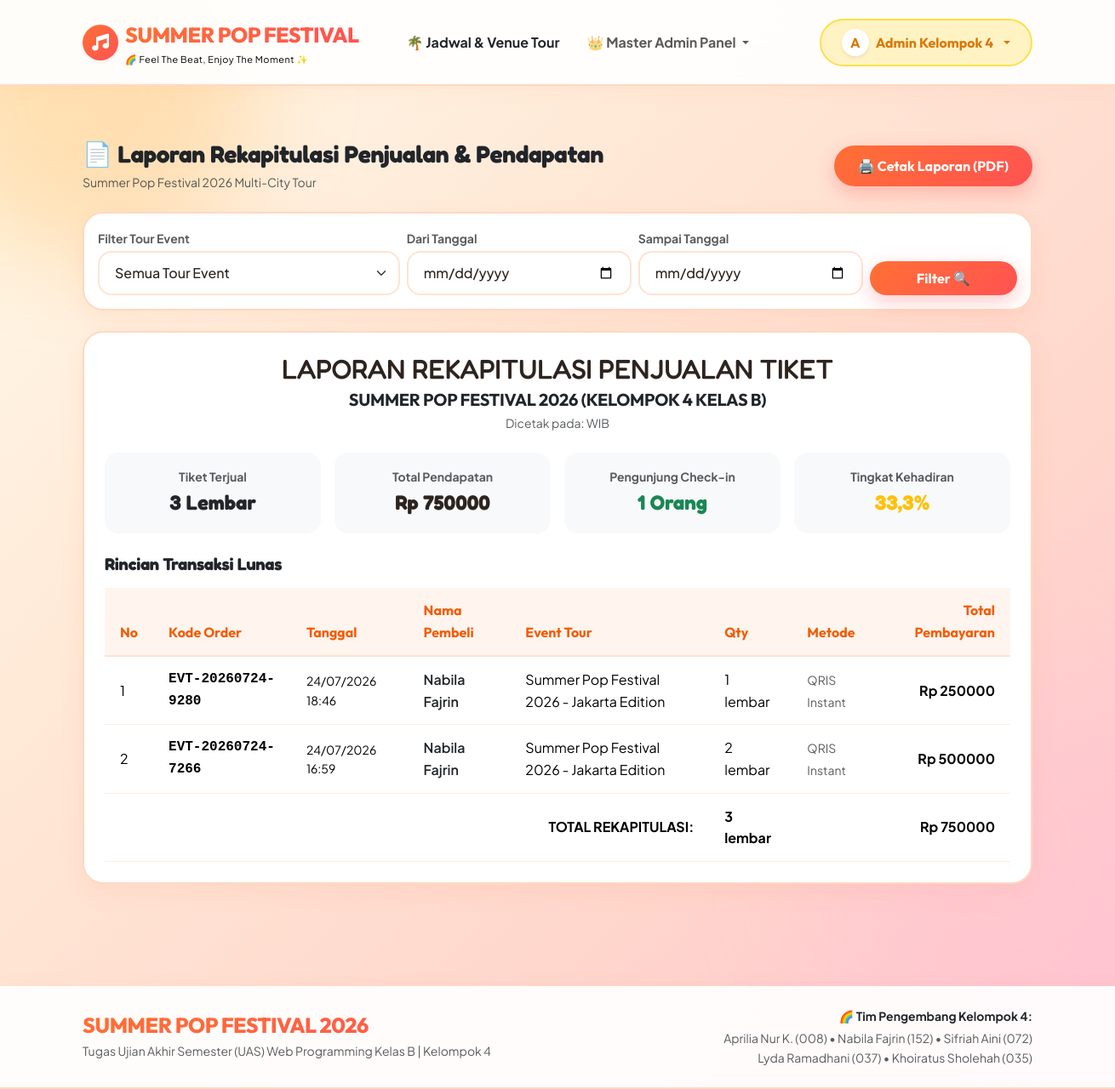
The page /organizer/reports/ (signed in) on the database its author committed.
### events/models.py (models this page shows, shortened)
class Order(models.Model):
    PAYMENT_METHOD_CHOICES = (
        ('BANK_TRANSFER', 'Transfer Bank (BCA / BNI / BRI)'),
        ('EWALLET', 'E-Wallet (GoPay / OVO / Dana)'),
        ('QRIS', 'QRIS Instant'),
    )
    PAYMENT_STATUS_CHOICES = (
        ('PENDING', 'Menunggu Verifikasi'),
        ('PAID', 'Lunas / Disetujui'),
        ('REJECTED', 'Ditolak'),
        ('CANCELLED', 'Dibatalkan'),
    )
    order_code = models.CharField(max_length=30, unique=True)
    buyer = models.ForeignKey(User, on_delete=models.CASCADE, related_name='orders')
    event = models.ForeignKey(Event, on_delete=models.CASCADE, related_name='orders')
    quantity = models.IntegerField(default=1)
    total_amount = models.DecimalField(max_digits=12, decimal_places=0)
    payment_method = models.CharField(max_length=50, choices=PAYMENT_METHOD_CHOICES, default='QRIS')
    payment_proof = models.ImageField(upload_to='payment_proofs/', blank=True, null=True)
    payment_status = models.CharField(max_length=20, choices=PAYMENT_STATUS_CHOICES, default='PENDING')
    payment_date = models.DateTimeField(null=True, blank=True)
    notes = models.TextField(blank=True, default='')
    created_at = models.DateTimeField(auto_now_add=True)
    class Meta:
        ordering = ['-created_at']

class Event(models.Model):
    STATUS_CHOICES = (
        ('UPCOMING', 'Upcoming'),
        ('ONGOING', 'Sedang Berlangsung'),
        ('FINISHED', 'Selesai'),
        ('CANCELLED', 'Dibatalkan'),
    )
    title = models.CharField(max_length=200)
    slug = models.SlugField(unique=True, blank=True)
    category = models.ForeignKey(Category, on_delete=models.CASCADE, related_name='events')
    organizer = models.ForeignKey(User, on_delete=models.CASCADE, related_name='created_events')
    description = models.TextField()
    venue = models.CharField(max_length=200)
    start_date = models.DateTimeField()
    end_date = models.DateTimeField()
    ticket_price = models.DecimalField(max_digits=12, decimal_places=0)
    total_quota = models.IntegerField()
    quota_sold = models.IntegerField(default=0)
    poster = models.ImageField(upload_to='posters/', blank=True, null=True)
    status = models.CharField(max_length=20, choices=STATUS_CHOICES, default='UPCOMING')
    created_at = models.DateTimeField(auto_now_add=True)
    class Meta:
        ordering = ['-start_date']

### events/views.py (the view)
    @login_required
    def _wrapped_view(request, *args, **kwargs):
        is_org = hasattr(request.user, 'profile') and request.user.profile.is_organizer
        if not (is_org or request.user.is_staff):
            messages.error(request, "Akses khusus Event Organizer. Silakan hubungi admin atau daftar sebagai EO.")
            return redirect('home')
        return view_func(request, *args, **kwargs)

### events/context_processors.py (called while the page is built)
def categories_processor(request):
    return {
        'all_categories': Category.objects.all()
    }

### events/views.py (called while the page is built)
def organizer_required(view_func):
    @login_required
    def _wrapped_view(request, *args, **kwargs):
        is_org = hasattr(request.user, 'profile') and request.user.profile.is_organizer
        if not (is_org or request.user.is_staff):
            messages.error(request, "Akses khusus Event Organizer. Silakan hubungi admin atau daftar sebagai EO.")
            return redirect('home')
        return view_func(request, *args, **kwargs)
    return _wrapped_view

### templates/organizer/reports.html (shortened to what this page needs)
{% extends 'base.html' %}
{% block content %}
<div class="container py-4">
  <div class="d-flex justify-content-between align-items-center mb-4">
    <div>
      <h3 class="fw-bold text-dark mb-1" style="font-family: 'Fredoka', sans-serif;">📄 Laporan Rekapitulasi Penjualan & Pendapatan</h3>
      <p class="text-muted small mb-0">Summer Pop Festival 2026 Multi-City Tour</p>
    </div>
    <button onclick="window.print()" class="btn btn-coral no-print">
      🖨️ Cetak Laporan (PDF)
    </button>
  </div>
  <div class="cute-card p-3 mb-4 no-print">
    <form method="get" class="row g-2 align-items-center">
      <div class="col-md-4">
        <label class="form-label text-muted small mb-1 fw-bold">Filter Tour Event</label>
        <select name="event_id" class="form-select">
          <option value="">Semua Tour Event</option>
        </select>
      </div>
      <div class="col-md-3">
        <label class="form-label text-muted small mb-1 fw-bold">Dari Tanggal</label>
        <input type="date" name="date_from" value="{{ date_from }}" class="form-control">
      </div>
      <div class="col-md-3">
        <label class="form-label text-muted small mb-1 fw-bold">Sampai Tanggal</label>
        <input type="date" name="date_to" value="{{ date_to }}" class="form-control">
      </div>
      <div class="col-md-2 mt-auto">
        <button type="submit" class="btn btn-coral w-100 py-2">
          Filter 🔍
        </button>
      </div>
    </form>
  </div>
  <div class="p-4 cute-card mb-4 print-section">
    <div class="text-center mb-4">
      <h2 class="fw-extrabold text-orange mb-1" style="font-family: 'Fredoka', sans-serif;">LAPORAN REKAPITULASI PENJUALAN TIKET</h2>
      <h5 class="text-dark mb-1 fw-bold">SUMMER POP FESTIVAL 2026 (KELOMPOK 4 KELAS B)</h5>
      <p class="text-muted small mb-0">Dicetak pada: {{ now|date:"d F Y H:i:s" }} WIB</p>
    </div>
    <div class="row g-3 text-center mb-4">
      <div class="col-3">
        <div class="p-3 rounded-4 bg-light border border-light">
          <small class="text-muted d-block fw-bold">Tiket Terjual</small>
          <strong class="fs-4 text-dark" style="font-family: 'Fredoka', sans-serif;">{{ total_sales_count }} Lembar</strong>
        </div>
      </div>
      <div class="col-3">
        <div class="p-3 rounded-4 bg-light border border-light">
          <small class="text-muted d-block fw-bold">Total Pendapatan</small>
          <strong class="fs-4 text-orange" style="font-family: 'Fredoka', sans-serif;">Rp {{ total_income|floatformat:0 }}</strong>
        </div>
      </div>
      <div class="col-3">
        <div class="p-3 rounded-4 bg-light border border-light">
          <small class="text-muted d-block fw-bold">Pengunjung Check-in</small>
          <strong class="fs-4 text-success" style="font-family: 'Fredoka', sans-serif;">{{ total_checked_in }} Orang</strong>
        </div>
      </div>
      <div class="col-3">
        <div class="p-3 rounded-4 bg-light border border-light">
          <small class="text-muted d-block fw-bold">Tingkat Kehadiran</small>
          <strong class="fs-4 text-warning" style="font-family: 'Fredoka', sans-serif;">{{ attendance_percentage }}%</strong>
        </div>
      </div>
    </div>
    <h5 class="fw-bold text-dark mb-3" style="font-family: 'Fredoka', sans-serif;">Rincian Transaksi Lunas</h5>
    {% if orders %}
      <div class="table-responsive">
        <table class="table table-cute align-middle mb-0">
          <thead>
            <tr>
              <th>No</th>
              <th>Kode Order</th>
              <th>Tanggal</th>
              <th>Nama Pembeli</th>
              <th>Event Tour</th>
              <th>Qty</th>
              <th>Metode</th>
              <th class="text-end">Total Pembayaran</th>
            </tr>
          </thead>
          <tbody>
            {% for order in orders %}
              <tr>
                <td>{{ forloop.counter }}</td>
                <td class="font-monospace text-orange fw-bold">{{ order.order_code }}</td>
                <td class="small">{{ order.created_at|date:"d/m/Y H:i" }}</td>
                <td class="fw-semibold text-dark">{{ order.buyer.get_full_name|default:order.buyer.username }}</td>
                <td>{{ order.event.title }}</td>
                <td>{{ order.quantity }} lembar</td>
                <td><small class="text-muted">{{ order.get_payment_method_display }}</small></td>
                <td class="text-end fw-bold text-orange">Rp {{ order.total_amount|floatformat:0 }}</td>
              </tr>
            {% endfor %}
          </tbody>
          <tfoot>
            <tr class="fw-bold fs-6 text-dark border-top border-warning">
              <td colspan="5" class="text-end">TOTAL REKAPITULASI:</td>
              <td class="text-orange">{{ total_sales_count }} lembar</td>
              <td></td>
              <td class="text-end text-orange">Rp {{ total_income|floatformat:0 }}</td>
            </tr>
          </tfoot>
        </table>
      </div>
    {% else %}
      <p class="text-muted text-center py-4">Belum ada transaksi lunas sesuai periode filter yang dipilih.</p>
    {% endif %}
  </div>
</div>
{% endblock %}

### templates/navbar.html (shortened to what this page needs)
{% load static %}
<nav class="navbar navbar-expand-lg sticky-top soft-nav py-3">
  <div class="container">
    <a class="navbar-brand d-flex align-items-center gap-2" href="{% url 'home' %}">
      <div class="rounded-circle p-2 d-flex align-items-center justify-content-center shadow-sm" style="background: linear-gradient(135deg, #ff7034, #ff5252); width: 42px; height: 42px;">
        <i class="fa-solid fa-music text-white fs-5"></i>
      </div>
      <div>
        <span class="brand-title">SUMMER POP FESTIVAL</span>
        <small class="d-block text-orange font-weight-bold" style="font-size: 0.68rem; letter-spacing: 0.5px;">🌈 Feel The Beat, Enjoy The Moment ✨</small>
      </div>
    </a>
    <div class="collapse navbar-collapse" id="navbarNav">
      <ul class="navbar-nav me-auto mb-2 mb-lg-0 ms-lg-4">
        <li class="nav-item">
          <a class="nav-link text-dark fw-bold px-3" href="{% url 'home' %}">
            🌴 Jadwal & Venue Tour
          </a>
        </li>
        {% if user.is_authenticated %}
          {% if user.profile.is_organizer or user.is_staff %}
            <li class="nav-item dropdown">
              <a class="nav-link dropdown-toggle text-orange fw-bold px-3" href="#" id="eoDropdown" role="button" data-bs-toggle="dropdown">
                {% if user.is_staff %}👑 Master Admin Panel{% else %}✨ Panel Organizer (EO){% endif %}
              </a>
            </li>
          {% endif %}
        {% endif %}
      </ul>
      <div class="d-flex align-items-center gap-2">
        {% if user.is_authenticated %}
          <div class="dropdown">
            <button class="btn btn-soft-yellow dropdown-toggle d-flex align-items-center gap-2" type="button" data-bs-toggle="dropdown">
              <div class="rounded-circle bg-white text-orange fw-bold d-flex align-items-center justify-content-center shadow-sm" style="width: 32px; height: 32px;">
                {{ user.username|slice:":1"|upper }}
              </div>
              <span class="d-none d-md-inline">{{ user.first_name|default:user.username }}</span>
            </button>
          </div>
        {% else %}
          <a href="{% url 'login' %}" class="btn btn-outline-cute">Masuk</a>
          <a href="{% url 'register' %}" class="btn btn-coral">Daftar Akun</a>
        {% endif %}
      </div>
    </div>
  </div>
</nav>

### static/css/styles.css (style rules this page uses)
html { scroll-behavior: smooth; }
:root { --bg-gradient: linear-gradient(135deg, #fffbeb 0%, #ffe8d6 35%, #ffd6cc 70%, #ffc2d1 100%); --bg-card: #ffffff; --bg-card-soft: #fffdf9; --bg-banner: linear-gradient(135deg, #ff9f1c 0%, #ff7034 50%, #ff5252 100%); --primary-coral: #ff5252; --primary-orange: #ff7034; --primary-yellow: #ff9f1c; --soft-yellow: #fffae6; --soft-pink: #ffe5ec; --soft-purple: #f3e8ff; --soft-mint: #d1fae5; --soft-blue: #e0f2fe; --text-dark: #2d2420; --text-muted: #6e6259; --text-orange: #f25c05; --border-color: #ffd8c2; --border-radius: 24px; --shadow-soft: 0 10px 30px rgba(255, 112, 52, 0.08); --shadow-hover: 0 20px 45px rgba(255, 82, 82, 0.18); --font-body: 'Plus Jakarta Sans', sans-serif; --font-heading: 'Outfit', 'Fredoka', sans-serif; }
body { font-family: var(--font-body); background: var(--bg-gradient); color: var(--text-dark); min-height: 100vh; display: flex; flex-direction: column; position: relative; overflow-x: hidden; background-attachment: fixed; line-height: 1.6; }
body::before { content: ''; position: absolute; top: -100px; left: -100px; width: 400px; height: 400px; background: rgba(255, 159, 28, 0.25); border-radius: 50%; filter: blur(60px); z-index: -1; pointer-events: none; }
body::after { content: ''; position: absolute; bottom: 50px; right: -100px; width: 450px; height: 450px; background: rgba(255, 194, 209, 0.35); border-radius: 50%; filter: blur(70px); z-index: -1; pointer-events: none; }
.soft-nav { background: rgba(255, 255, 255, 0.92); backdrop-filter: blur(20px); -webkit-backdrop-filter: blur(20px); border-bottom: 2px solid var(--border-color); box-shadow: 0 4px 25px rgba(255, 112, 52, 0.06); z-index: 1000; }
.brand-title { font-family: var(--font-heading); font-weight: 800; font-size: 1.55rem; letter-spacing: -0.5px; background: linear-gradient(135deg, #ff7034, #ff5252); -webkit-background-clip: text; -webkit-text-fill-color: transparent; }
h1, h2, h3, h4, h5, h6 { font-family: var(--font-heading); letter-spacing: -0.3px; }
.cute-card { background: var(--bg-card); border: 2px solid var(--border-color); border-radius: var(--border-radius); box-shadow: var(--shadow-soft); transition: all 0.35s cubic-bezier(0.16, 1, 0.3, 1); }
.btn-coral { background: linear-gradient(135deg, #ff7034, #ff5252); color: #ffffff !important; border: none; font-family: var(--font-heading); font-weight: 700; border-radius: 50px; padding: 12px 28px; box-shadow: 0 8px 22px rgba(255, 82, 82, 0.3); transition: all 0.25s ease; }
.btn-soft-yellow { background: #fff3c4; color: #d97706 !important; border: 2px solid #fde047; font-family: var(--font-heading); font-weight: 700; border-radius: 50px; padding: 10px 24px; transition: all 0.25s ease; }
.form-control, .form-select { background-color: #ffffff !important; border: 2px solid #ffe3d1 !important; color: var(--text-dark) !important; border-radius: 16px; padding: 12px 18px; font-weight: 500; }
.table-cute { color: var(--text-dark); }
.table-cute th { background-color: #fff5ee; color: var(--text-orange); font-family: var(--font-heading); font-weight: 700; border-bottom: 2px solid #ffe3d1; padding: 14px 18px; }
.table-cute td { border-bottom: 1px solid #ffede0; padding: 14px 18px; vertical-align: middle; }

### rows shown on the page
Order: order_code "EVT-20260724-9280", created_at "24/07/2026 18:46", buyer.get_full_name "Nabila Fajrin", event "Summer Pop Festival 2026 - Jakarta Edition", quantity "1", payment_method "QRIS Instant", total_amount "250000"
Order: order_code "EVT-20260724-7266", created_at "24/07/2026 16:59", buyer.get_full_name "Nabila Fajrin", event "Summer Pop Festival 2026 - Jakarta Edition", quantity "2", payment_method "QRIS Instant", total_amount "500000"

### other values the page prints
{{ user.username|slice:":1"|upper }} "A"
{{ user.first_name|default:user.username }} "Admin Kelompok 4"
{{ total_sales_count }} "3"
{{ total_income|floatformat:0 }} "750000"
{{ total_checked_in }} "1"
{{ attendance_percentage }} "33,3"
